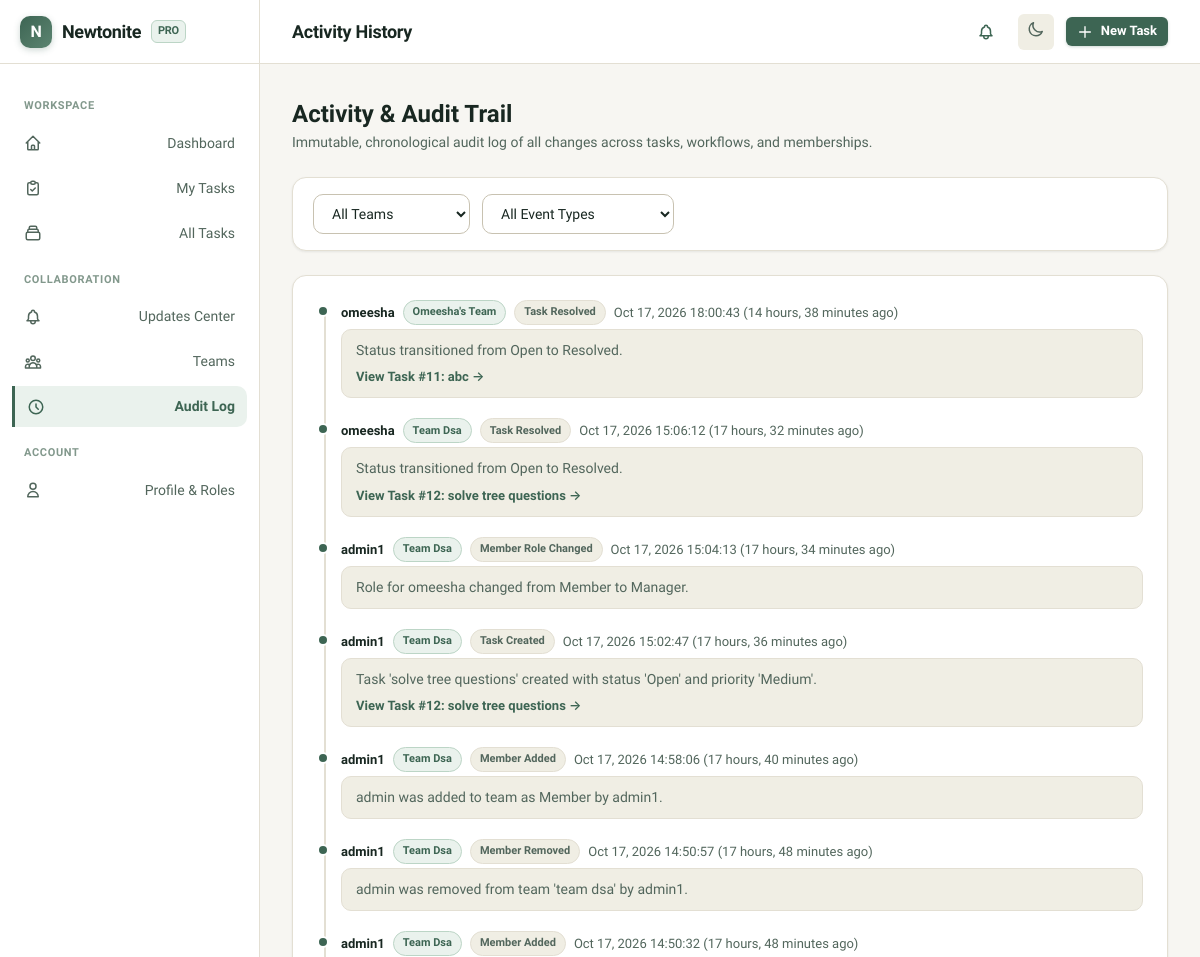
Page /activity/ (signed in, upper part) on the earlier database version.
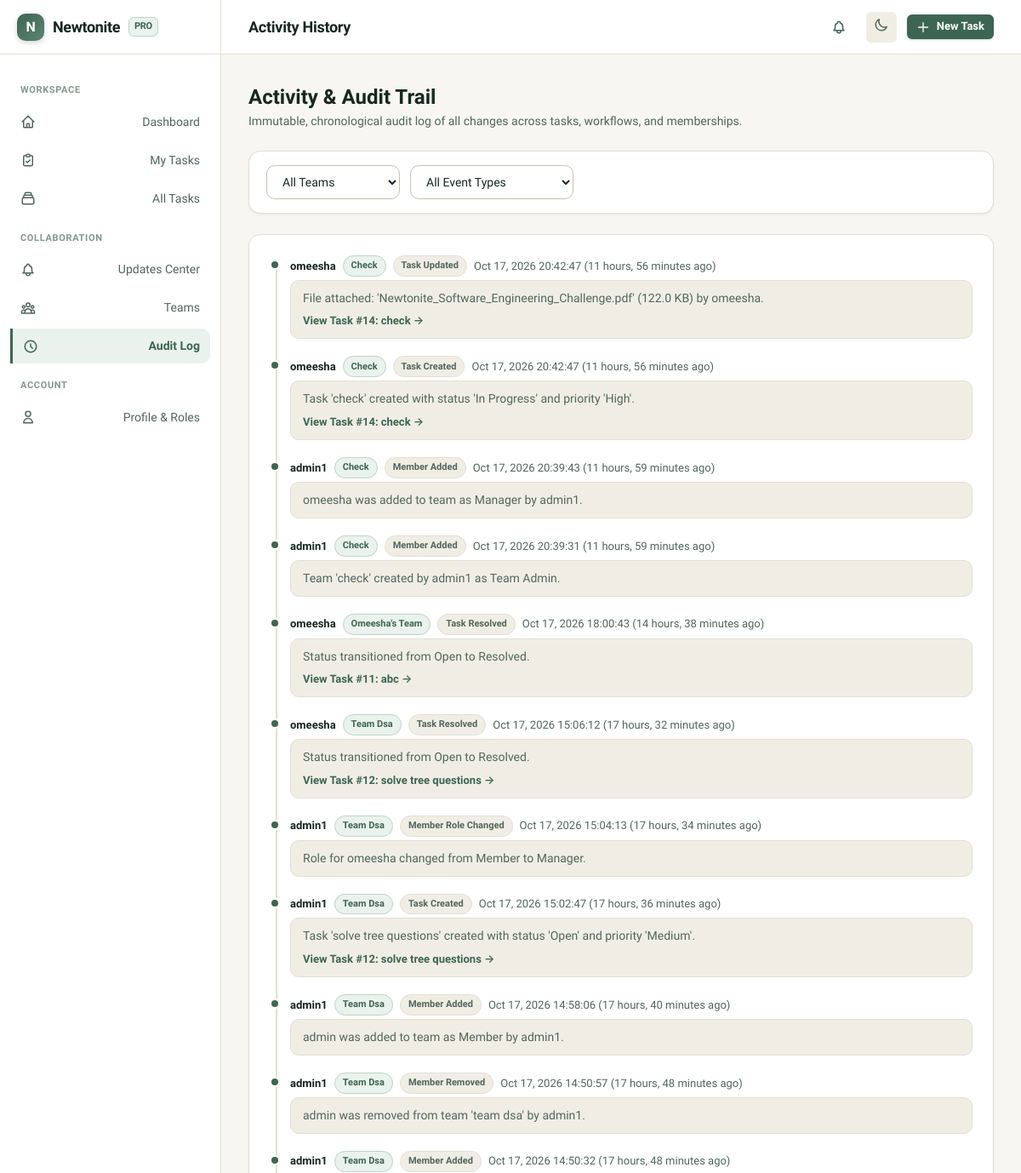
Same page on the later database version.
### tasks/models.py (models this page shows, shortened)
class ActivityEvent(models.Model):
    actor = models.ForeignKey(
        User,
        on_delete=models.SET_NULL,
        null=True,
        blank=True,
        related_name='activity_events',
        help_text="User who initiated this action (null if automated or user deleted)."
    )
    team = models.ForeignKey(
        Team,
        on_delete=models.CASCADE,
        related_name='activity_events',
        help_text="Team context for this activity event."
    )
    task = models.ForeignKey(
        Task,
        on_delete=models.SET_NULL,
        null=True,
        blank=True,
        related_name='activity_events',
        help_text="Associated task if applicable."
    )
    event_type = models.CharField(
        max_length=50,
        choices=EventType.choices,
        help_text="Type of activity recorded."
    )
    details = models.TextField(help_text="Human-readable description of the action.")
    previous_state = models.JSONField(
        default=dict,
        blank=True,
        help_text="Structured snapshot of fields prior to change."
    )
    new_state = models.JSONField(
        default=dict,
        blank=True,
        help_text="Structured snapshot of fields after change."
    )
    created_at = models.DateTimeField(auto_now_add=True)
    class Meta:
        ordering = ['-created_at']
        verbose_name = 'Activity Event'
        verbose_name_plural = 'Activity Events'
        indexes = [
            models.Index(fields=['team', 'created_at'], name='activity_team_created_idx'),
            models.Index(fields=['task', 'created_at'], name='activity_task_created_idx'),
            models.Index(fields=['actor', 'created_at'], name='activity_actor_created_idx'),
        ]

class Team(models.Model):
    name = models.CharField(max_length=100, unique=True, help_text="Unique name for the team.")
    description = models.TextField(blank=True, help_text="Short description of the team's mandate.")
    created_at = models.DateTimeField(auto_now_add=True)
    updated_at = models.DateTimeField(auto_now=True)
    class Meta:
        ordering = ['name']
        verbose_name = 'Team'
        verbose_name_plural = 'Teams'

class Task(models.Model):
    title = models.CharField(max_length=200, help_text="Concise title for the task.")
    description = models.TextField(blank=True, help_text="Detailed description of what needs to be done.")
    status = models.CharField(
        max_length=20,
        choices=TaskStatus.choices,
        default=TaskStatus.OPEN,
        help_text="Current state in the task workflow."
    )
    priority = models.CharField(
        max_length=20,
        choices=TaskPriority.choices,
        default=TaskPriority.MEDIUM,
        help_text="Relative urgency or importance."
    )
    team = models.ForeignKey(
        Team,
        on_delete=models.CASCADE,
        related_name='tasks',
        help_text="Team responsible for this task."
    )
    assignee = models.ForeignKey(
        User,
        on_delete=models.SET_NULL,
        null=True,
        blank=True,
        related_name='assigned_tasks',
        help_text="Team member currently assigned to execute the task."
    )
    creator = models.ForeignKey(
        User,
        on_delete=models.PROTECT,
        related_name='created_tasks',
        help_text="User who created the task."
    )
    due_date = models.DateField(
        null=True,
        blank=True,
        help_text="Optional deadline for completion."
    )
    is_archived = models.BooleanField(
        default=False,
        help_text="Archived tasks are retained for audit history but hidden from active workflows."
    )
    archived_at = models.DateTimeField(null=True, blank=True)
    version = models.PositiveIntegerField(
        default=1,
        help_text="Incremented on every update for optimistic concurrency control (stale-update protection)."
    )
    created_at = models.DateTimeField(auto_now_add=True)
    updated_at = models.DateTimeField(auto_now=True)
    class Meta:
        ordering = ['-created_at']
        verbose_name = 'Task'
        verbose_name_plural = 'Tasks'
        indexes = [
            models.Index(fields=['team', 'is_archived', 'status'], name='task_team_arch_status_idx'),
            models.Index(fields=['team', 'is_archived', 'priority'], name='task_team_arch_prio_idx'),
            models.Index(fields=['assignee', 'is_archived', 'status'], name='task_assignee_status_idx'),
            models.Index(fields=['due_date'], name='task_due_date_idx'),
            models.Index(fields=['created_at'], name='task_created_at_idx'),
        ]

### tasks/views.py (the view)
# urls.py: path('activity/', views.activity_list_view, name='activity_list'),
@login_required
def activity_list_view(request):
    accessible_teams = get_accessible_teams_qs(request.user)
    accessible_team_ids = list(accessible_teams.values_list('id', flat=True))
    events_qs = ActivityEvent.objects.filter(
        team_id__in=accessible_team_ids
    ).select_related('actor', 'team', 'task').order_by('-created_at')
    team_id = request.GET.get('team')
    event_type = request.GET.get('event_type')
    actor_id = request.GET.get('actor')
    if team_id and team_id.isdigit():
        events_qs = events_qs.filter(team_id=team_id)
    if event_type and event_type in EventType.values:
        events_qs = events_qs.filter(event_type=event_type)
    if actor_id and actor_id.isdigit():
        events_qs = events_qs.filter(actor_id=actor_id)
    paginator = Paginator(events_qs, 20)
    page_number = request.GET.get('page', 1)
    page_obj = paginator.get_page(page_number)
    context = {
        'title': 'Activity History',
        'page_obj': page_obj,
        'events': page_obj.object_list,
        'accessible_teams': accessible_teams,
        'event_types': EventType.choices,
        'selected_team_id': team_id,
        'selected_event_type': event_type,
    }
    return render(request, 'activity/list.html', context)

### tasks/permissions.py (called while the page is built)
def is_system_admin(user):
    return user.is_authenticated and (user.is_superuser or user.is_staff)

def get_accessible_teams_qs(user):
    if not user.is_authenticated:
        return Team.objects.none()
    if is_system_admin(user):
        return Team.objects.all()
    return Team.objects.filter(memberships__user=user).distinct()

### templates/activity/list.html (shortened to what this page needs)
{% extends 'base.html' %}
{% block page_title %}Activity History{% endblock %}
{% block content %}
<div style="display: flex; justify-content: space-between; align-items: center; margin-bottom: 1.5rem; flex-wrap: wrap; gap: 1rem;">
  <div>
    <h2 style="font-size: 1.5rem; font-weight: 800; color: var(--text-main);">Activity & Audit Trail</h2>
    <p style="color: var(--text-muted); font-size: 0.875rem;">Immutable, chronological audit log of all changes across tasks, workflows, and memberships.</p>
  </div>
</div>
<form method="get" class="filter-bar" id="activity-filter-form">
  <select name="team" class="form-select filter-select" onchange="this.form.submit()">
    <option value="">All Teams</option>
  </select>
  <select name="event_type" class="form-select filter-select" onchange="this.form.submit()">
    <option value="">All Event Types</option>
  </select>
</form>
<div class="card">
  {% if events %}
  <div class="timeline">
    {% for event in events %}
    <div class="timeline-item">
      <div class="timeline-dot"></div>
      <div class="timeline-header">
        <span class="timeline-actor">{{ event.actor.username|default:"System" }}</span>
        <span class="badge badge-role-member" style="font-size: 0.6875rem;">{{ event.team.name }}</span>
        <span class="badge badge-priority-low" style="font-size: 0.6875rem;">{{ event.get_event_type_display }}</span>
        <span class="timeline-time">{{ event.created_at|date:"M d, Y H:i:s" }} ({{ event.created_at|timesince }} ago)</span>
      </div>
      <div class="timeline-content">
        <div>{{ event.details }}</div>
        {% if event.task %}
        <div style="margin-top: 0.35rem;">
          <a href="{% url 'task_detail' pk=event.task.id %}" style="font-size: 0.8125rem; font-weight: 600;">
            View Task #{{ event.task.id }}: {{ event.task.title }} &rarr;
          </a>
        </div>
        {% endif %}
      </div>
    </div>
    {% endfor %}
  </div>
  {% else %}
  <div class="empty-state">
    <div class="empty-state-title">No Activity Events Found</div>
    <p class="empty-state-description">There are no events matching your active filters.</p>
  </div>
  {% endif %}
</div>
{% endblock %}

Differences in the rows shown:
added ActivityEvent: actor.username "omeesha", team.name "Check", event_type "Task Updated", created_at "Oct 17, 2026 20:42:47", created_at "11 hours, 56 minutes", details "File attached: 'Newtonite_Software_Engineering_Challenge.pdf' (122.0 KB) by omeesha.", task.id "14", task "check"
added ActivityEvent: actor.username "omeesha", team.name "Check", event_type "Task Created", created_at "Oct 17, 2026 20:42:47", created_at "11 hours, 56 minutes", details "Task 'check' created with status 'In Progress' and priority 'High'.", task.id "14", task "check"
added ActivityEvent: actor.username "admin1", team.name "Check", event_type "Member Added", created_at "Oct 17, 2026 20:39:43", created_at "11 hours, 59 minutes", details "omeesha was added to team as Manager by admin1."
added ActivityEvent: actor.username "admin1", team.name "Check", event_type "Member Added", created_at "Oct 17, 2026 20:39:31", created_at "11 hours, 59 minutes", details "Team 'check' created by admin1 as Team Admin."
